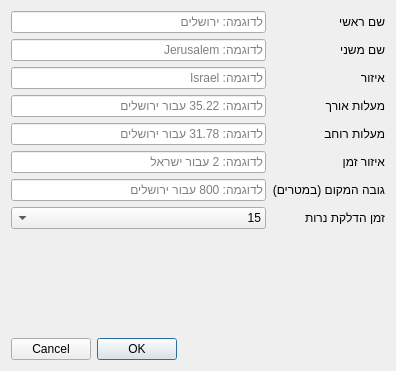
<?xml version="1.0" encoding="UTF-8"?>
<ui version="4.0">
 <class>LocationEditDialog</class>
 <widget class="QDialog" name="LocationEditDialog">
  <property name="geometry">
   <rect>
    <x>0</x>
    <y>0</y>
    <width>396</width>
    <height>371</height>
   </rect>
  </property>
  <property name="windowTitle">
   <string>הוסף/ערוך מיקום</string>
  </property>
  <property name="layoutDirection">
   <enum>Qt::RightToLeft</enum>
  </property>
  <layout class="QVBoxLayout" name="verticalLayout" stretch="0,0">
   <item>
    <layout class="QFormLayout" name="formLayout">
     <property name="fieldGrowthPolicy">
      <enum>QFormLayout::AllNonFixedFieldsGrow</enum>
     </property>
     <item row="0" column="0">
      <widget class="QLabel" name="label">
       <property name="text">
        <string>שם ראשי</string>
       </property>
      </widget>
     </item>
     <item row="0" column="1">
      <widget class="QLineEdit" name="hebNameLineEdit">
       <property name="placeholderText">
        <string>לדוגמה: ירושלים</string>
       </property>
      </widget>
     </item>
     <item row="1" column="0">
      <widget class="QLabel" name="label_2">
       <property name="text">
        <string>שם משני</string>
       </property>
      </widget>
     </item>
     <item row="1" column="1">
      <widget class="QLineEdit" name="engNameLineEdit">
       <property name="placeholderText">
        <string>לדוגמה: Jerusalem</string>
       </property>
      </widget>
     </item>
     <item row="2" column="0">
      <widget class="QLabel" name="label_3">
       <property name="text">
        <string>איזור</string>
       </property>
      </widget>
     </item>
     <item row="2" column="1">
      <widget class="QLineEdit" name="RegionLineEdit">
       <property name="placeholderText">
        <string>לדוגמה: Israel</string>
       </property>
      </widget>
     </item>
     <item row="3" column="0">
      <widget class="QLabel" name="label_4">
       <property name="text">
        <string>מעלות אורך</string>
       </property>
      </widget>
     </item>
     <item row="3" column="1">
      <widget class="QLineEdit" name="LongitudeLineEdit">
       <property name="inputMask">
        <string/>
       </property>
       <property name="maxLength">
        <number>32740</number>
       </property>
       <property name="placeholderText">
        <string>לדוגמה: 35.22 עבור ירושלים</string>
       </property>
      </widget>
     </item>
     <item row="4" column="0">
      <widget class="QLabel" name="label_5">
       <property name="text">
        <string>מעלות רוחב</string>
       </property>
      </widget>
     </item>
     <item row="4" column="1">
      <widget class="QLineEdit" name="LatitudeLineEdit">
       <property name="placeholderText">
        <string>לדוגמה: 31.78 עבור ירושלים</string>
       </property>
      </widget>
     </item>
     <item row="5" column="0">
      <widget class="QLabel" name="label_6">
       <property name="text">
        <string>איזור זמן</string>
       </property>
      </widget>
     </item>
     <item row="5" column="1">
      <widget class="QLineEdit" name="TimeZoneLineEdit">
       <property name="placeholderText">
        <string>לדוגמה: 2 עבור ישראל</string>
       </property>
      </widget>
     </item>
     <item row="6" column="0">
      <widget class="QLabel" name="label_7">
       <property name="text">
        <string>גובה המקום (במטרים)</string>
       </property>
      </widget>
     </item>
     <item row="6" column="1">
      <widget class="QLineEdit" name="HeightLineEdit">
       <property name="placeholderText">
        <string>לדוגמה: 800 עבור ירושלים</string>
       </property>
      </widget>
     </item>
     <item row="7" column="0">
      <widget class="QLabel" name="label_9">
       <property name="text">
        <string>זמן הדלקת נרות</string>
       </property>
      </widget>
     </item>
     <item row="7" column="1">
      <widget class="QComboBox" name="CandelLiteComboBox">
       <property name="currentIndex">
        <number>0</number>
       </property>
       <item>
        <property name="text">
         <string>15</string>
        </property>
       </item>
       <item>
        <property name="text">
         <string>18</string>
        </property>
       </item>
       <item>
        <property name="text">
         <string>20</string>
        </property>
       </item>
       <item>
        <property name="text">
         <string>22</string>
        </property>
       </item>
       <item>
        <property name="text">
         <string>30</string>
        </property>
       </item>
       <item>
        <property name="text">
         <string>40</string>
        </property>
       </item>
       <item>
        <property name="text">
         <string>50</string>
        </property>
       </item>
       <item>
        <property name="text">
         <string>60</string>
        </property>
       </item>
      </widget>
     </item>
    </layout>
   </item>
   <item>
    <widget class="QDialogButtonBox" name="buttonBox">
     <property name="orientation">
      <enum>Qt::Horizontal</enum>
     </property>
     <property name="standardButtons">
      <set>QDialogButtonBox::Cancel|QDialogButtonBox::Ok</set>
     </property>
    </widget>
   </item>
  </layout>
 </widget>
 <resources/>
 <connections/>
</ui>
